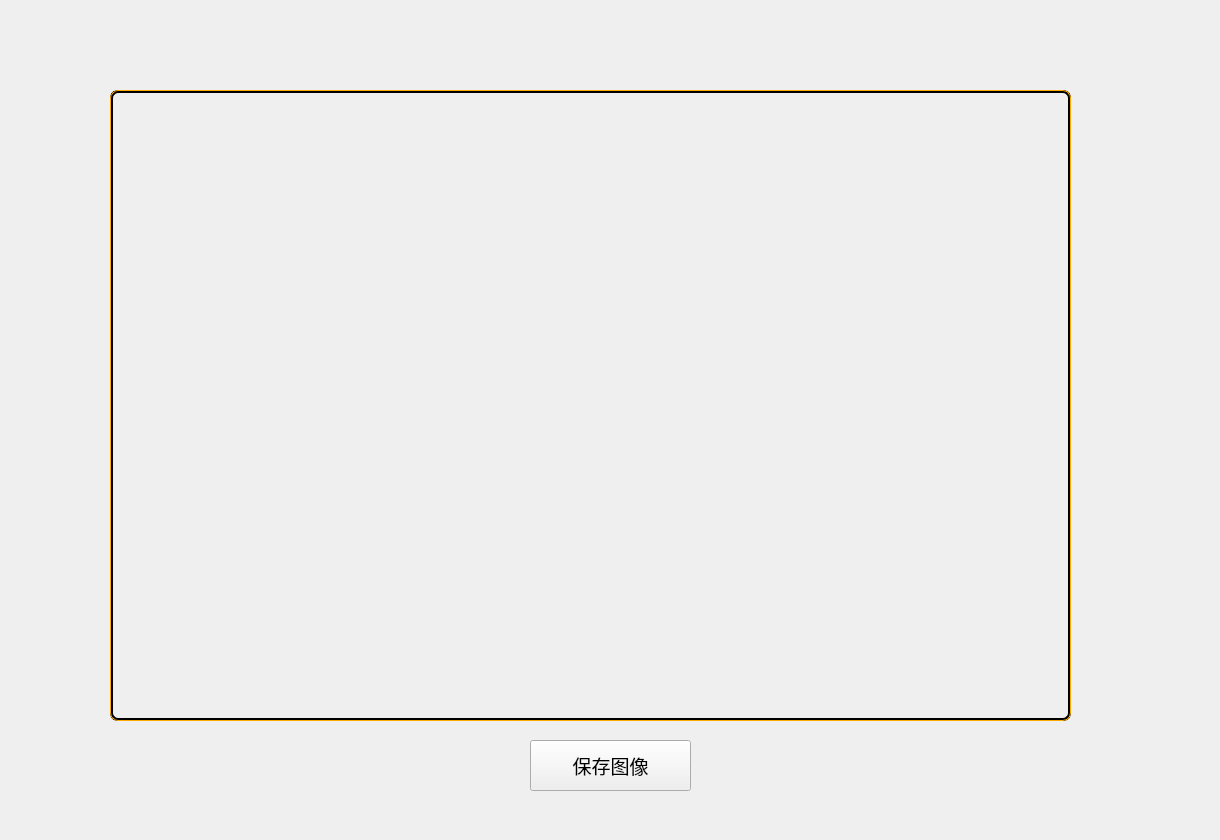
      <widget class="QWidget" name="tab4">
       <attribute name="title">
        <string>彩色图像处理</string>
       </attribute>
       <widget class="QLabel" name="label_back_ground4">
        <property name="geometry">
         <rect>
          <x>-2</x>
          <y>-3</y>
          <width>1211</width>
          <height>831</height>
         </rect>
        </property>
        <property name="styleSheet">
         <string notr="true">border-image: url(:/src/bg2.jpg);</string>
        </property>
        <property name="text">
         <string/>
        </property>
       </widget>
       <widget class="QWidget" name="widget_14" native="true">
        <property name="geometry">
         <rect>
          <x>110</x>
          <y>90</y>
          <width>961</width>
          <height>631</height>
         </rect>
        </property>
        <property name="sizePolicy">
         <sizepolicy hsizetype="Fixed" vsizetype="Fixed">
          <horstretch>0</horstretch>
          <verstretch>0</verstretch>
         </sizepolicy>
        </property>
        <property name="styleSheet">
         <string notr="true">border: 3px solid block; border-radius: 8px;</string>
        </property>
        <layout class="QGridLayout" name="gridLayout_9">
         <item row="0" column="0">
          <widget class="QLabel" name="label_main_image4">
           <property name="styleSheet">
            <string notr="true">border-width: 1px;border-style: solid;border-color: rgb(255, 170, 0);</string>
           </property>
           <property name="text">
            <string/>
           </property>
           <property name="scaledContents">
            <bool>true</bool>
           </property>
          </widget>
         </item>
        </layout>
       </widget>
       <widget class="QPushButton" name="btn_save_image">
        <property name="geometry">
         <rect>
          <x>530</x>
          <y>740</y>
          <width>161</width>
          <height>51</height>
         </rect>
        </property>
        <property name="font">
         <font>
          <pointsize>14</pointsize>
          <weight>50</weight>
          <bold>false</bold>
          <underline>false</underline>
          <stylestrategy>PreferDefault</stylestrategy>
         </font>
        </property>
        <property name="cursor">
         <cursorShape>OpenHandCursor</cursorShape>
        </property>
        <property name="styleSheet">
         <string notr="true"/>
        </property>
        <property name="text">
         <string>保存图像</string>
        </property>
       </widget>
      </widget>
